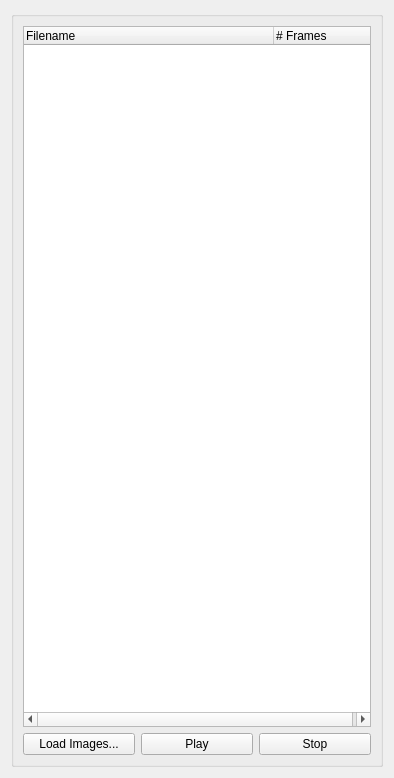
<?xml version="1.0" encoding="UTF-8"?>
<ui version="4.0">
 <class>Form</class>
 <widget class="QWidget" name="Form">
  <property name="geometry">
   <rect>
    <x>0</x>
    <y>0</y>
    <width>394</width>
    <height>778</height>
   </rect>
  </property>
  <property name="minimumSize">
   <size>
    <width>394</width>
    <height>778</height>
   </size>
  </property>
  <property name="windowTitle">
   <string>Files</string>
  </property>
  <layout class="QVBoxLayout" name="verticalLayout">
   <item>
    <widget class="QGroupBox" name="groupBox_5">
     <property name="minimumSize">
      <size>
       <width>300</width>
       <height>0</height>
      </size>
     </property>
     <property name="maximumSize">
      <size>
       <width>16777215</width>
       <height>16777215</height>
      </size>
     </property>
     <property name="title">
      <string/>
     </property>
     <layout class="QVBoxLayout" name="verticalLayout_7">
      <item>
       <widget class="TestListView" name="treeWidget">
        <property name="sizePolicy">
         <sizepolicy hsizetype="Expanding" vsizetype="Expanding">
          <horstretch>0</horstretch>
          <verstretch>1</verstretch>
         </sizepolicy>
        </property>
        <property name="minimumSize">
         <size>
          <width>274</width>
          <height>500</height>
         </size>
        </property>
        <property name="maximumSize">
         <size>
          <width>16777215</width>
          <height>16777215</height>
         </size>
        </property>
        <property name="acceptDrops">
         <bool>true</bool>
        </property>
        <property name="lineWidth">
         <number>1</number>
        </property>
        <property name="dragDropMode">
         <enum>QAbstractItemView::DragDrop</enum>
        </property>
        <property name="defaultDropAction">
         <enum>Qt::CopyAction</enum>
        </property>
        <property name="alternatingRowColors">
         <bool>false</bool>
        </property>
        <property name="indentation">
         <number>20</number>
        </property>
        <property name="uniformRowHeights">
         <bool>true</bool>
        </property>
        <attribute name="headerVisible">
         <bool>true</bool>
        </attribute>
        <attribute name="headerDefaultSectionSize">
         <number>250</number>
        </attribute>
        <column>
         <property name="text">
          <string>Filename</string>
         </property>
        </column>
        <column>
         <property name="text">
          <string># Frames</string>
         </property>
        </column>
       </widget>
      </item>
      <item>
       <layout class="QHBoxLayout" name="horizontalLayout_7">
        <item>
         <widget class="QPushButton" name="LoadResultsBut">
          <property name="text">
           <string>Load Images...</string>
          </property>
         </widget>
        </item>
        <item>
         <widget class="QPushButton" name="PlayButton">
          <property name="text">
           <string>Play</string>
          </property>
         </widget>
        </item>
        <item>
         <widget class="QPushButton" name="StopButton">
          <property name="text">
           <string>Stop</string>
          </property>
         </widget>
        </item>
       </layout>
      </item>
     </layout>
    </widget>
   </item>
  </layout>
 </widget>
 <customwidgets>
  <customwidget>
   <class>TestListView</class>
   <extends>QTreeWidget</extends>
   <header>NPC_Widgets</header>
  </customwidget>
 </customwidgets>
 <resources/>
 <connections/>
</ui>
